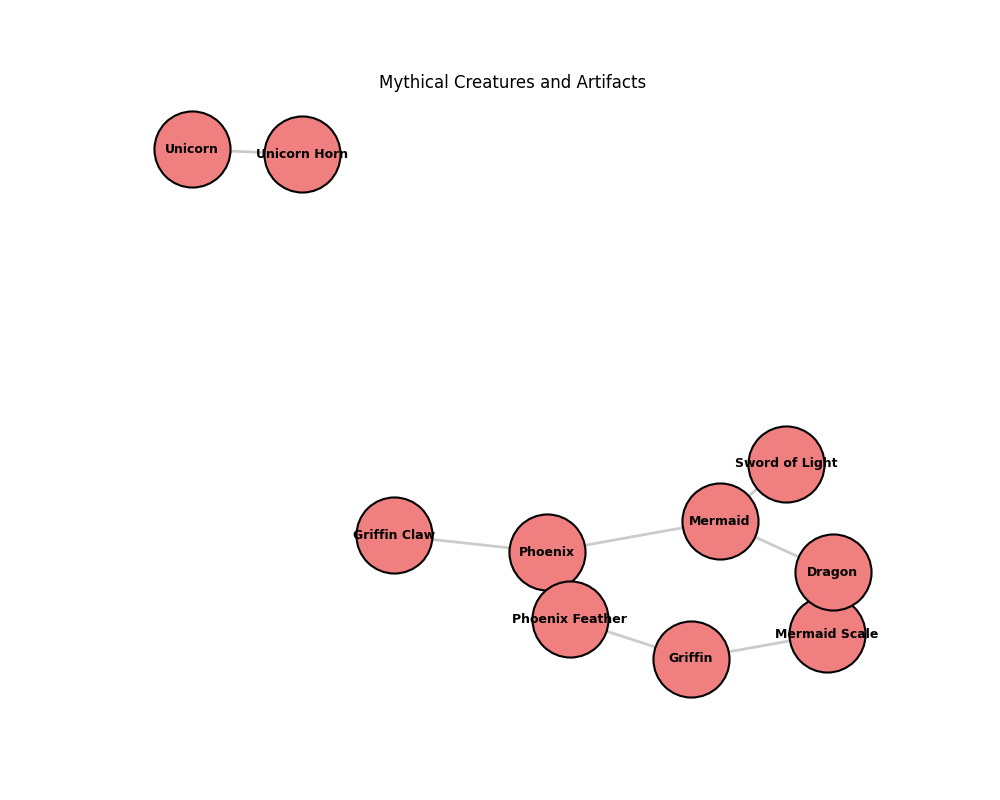

Here is the Python script that generated this plot:
import matplotlib.pyplot as plt
import networkx as nx

nodes = [
    'Unicorn Horn', 'Sword of Light', 'Phoenix', 'Mermaid',
    'Griffin Claw', 'Unicorn', 'Mermaid Scale', 'Dragon',
    'Griffin', 'Phoenix Feather'
]

edges = [
    ('Griffin', 'Mermaid Scale'),
    ('Dragon', 'Mermaid Scale'),
    ('Phoenix', 'Griffin Claw'),
    ('Mermaid', 'Sword of Light'),
    ('Phoenix', 'Phoenix Feather'),
    ('Griffin', 'Phoenix Feather'),
    ('Unicorn', 'Unicorn Horn'),
    ('Dragon', 'Mermaid'),
    ('Mermaid', 'Phoenix')
]

G = nx.Graph()
G.add_nodes_from(nodes)
G.add_edges_from(edges)

pos = nx.spring_layout(G, seed=42)

plt.figure(figsize=(10, 8))
nx.draw_networkx_nodes(G, pos, node_size=3000, node_color='lightcoral', edgecolors='black', linewidths=1.5)
nx.draw_networkx_edges(G, pos, width=2, alpha=0.6, edge_color='darkgrey')
nx.draw_networkx_labels(G, pos, font_size=9, font_weight='bold')

plt.title('Mythical Creatures and Artifacts')
plt.axis('off')
plt.show()
